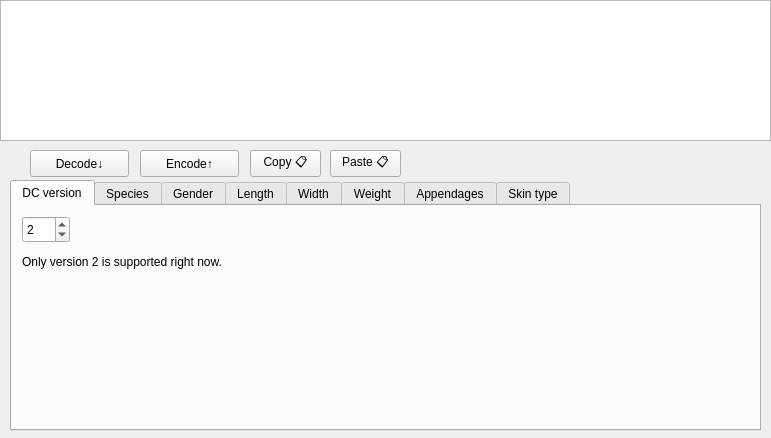
<?xml version="1.0" encoding="UTF-8"?>
<ui version="4.0">
 <class>MainWindow</class>
 <widget class="QMainWindow" name="MainWindow">
  <property name="geometry">
   <rect>
    <x>0</x>
    <y>0</y>
    <width>771</width>
    <height>438</height>
   </rect>
  </property>
  <property name="windowTitle">
   <string>PyDC Dragon Code Translator</string>
  </property>
  <property name="toolButtonStyle">
   <enum>Qt::ToolButtonFollowStyle</enum>
  </property>
  <property name="unifiedTitleAndToolBarOnMac">
   <bool>true</bool>
  </property>
  <widget class="QWidget" name="centralWidget">
   <widget class="QPlainTextEdit" name="DCTextBox">
    <property name="geometry">
     <rect>
      <x>0</x>
      <y>0</y>
      <width>771</width>
      <height>141</height>
     </rect>
    </property>
    <property name="sizePolicy">
     <sizepolicy hsizetype="Maximum" vsizetype="Expanding">
      <horstretch>0</horstretch>
      <verstretch>0</verstretch>
     </sizepolicy>
    </property>
    <property name="minimumSize">
     <size>
      <width>100</width>
      <height>100</height>
     </size>
    </property>
    <property name="toolTip">
     <string>&lt;html&gt;&lt;head/&gt;&lt;body&gt;&lt;p&gt;Dragon Code goes here&lt;/p&gt;&lt;/body&gt;&lt;/html&gt;</string>
    </property>
    <property name="plainText">
     <string/>
    </property>
    <property name="placeholderText">
     <string>Paste Dragon Code here</string>
    </property>
   </widget>
   <widget class="QPushButton" name="decodeButton">
    <property name="geometry">
     <rect>
      <x>30</x>
      <y>150</y>
      <width>99</width>
      <height>27</height>
     </rect>
    </property>
    <property name="sizePolicy">
     <sizepolicy hsizetype="MinimumExpanding" vsizetype="Fixed">
      <horstretch>0</horstretch>
      <verstretch>0</verstretch>
     </sizepolicy>
    </property>
    <property name="text">
     <string>Decode↓</string>
    </property>
   </widget>
   <widget class="QPushButton" name="encodeButton">
    <property name="geometry">
     <rect>
      <x>140</x>
      <y>150</y>
      <width>99</width>
      <height>27</height>
     </rect>
    </property>
    <property name="sizePolicy">
     <sizepolicy hsizetype="MinimumExpanding" vsizetype="Fixed">
      <horstretch>0</horstretch>
      <verstretch>0</verstretch>
     </sizepolicy>
    </property>
    <property name="text">
     <string>Encode↑</string>
    </property>
   </widget>
   <widget class="QPushButton" name="copyButton">
    <property name="geometry">
     <rect>
      <x>250</x>
      <y>150</y>
      <width>71</width>
      <height>27</height>
     </rect>
    </property>
    <property name="text">
     <string>Copy 📋</string>
    </property>
   </widget>
   <widget class="QPushButton" name="pasteButton">
    <property name="geometry">
     <rect>
      <x>330</x>
      <y>150</y>
      <width>71</width>
      <height>27</height>
     </rect>
    </property>
    <property name="text">
     <string>Paste 📋</string>
    </property>
   </widget>
   <widget class="QTabWidget" name="tabWidget">
    <property name="geometry">
     <rect>
      <x>10</x>
      <y>180</y>
      <width>751</width>
      <height>251</height>
     </rect>
    </property>
    <property name="currentIndex">
     <number>0</number>
    </property>
    <property name="movable">
     <bool>true</bool>
    </property>
    <widget class="QWidget" name="tabVersion">
     <attribute name="title">
      <string>DC version</string>
     </attribute>
     <widget class="QSpinBox" name="DCVersion">
      <property name="geometry">
       <rect>
        <x>10</x>
        <y>10</y>
        <width>48</width>
        <height>27</height>
       </rect>
      </property>
      <property name="wrapping">
       <bool>true</bool>
      </property>
      <property name="buttonSymbols">
       <enum>QAbstractSpinBox::UpDownArrows</enum>
      </property>
      <property name="correctionMode">
       <enum>QAbstractSpinBox::CorrectToNearestValue</enum>
      </property>
      <property name="minimum">
       <number>2</number>
      </property>
      <property name="maximum">
       <number>2</number>
      </property>
      <property name="value">
       <number>2</number>
      </property>
     </widget>
     <widget class="QLabel" name="label">
      <property name="geometry">
       <rect>
        <x>10</x>
        <y>40</y>
        <width>311</width>
        <height>31</height>
       </rect>
      </property>
      <property name="text">
       <string>Only version 2 is supported right now.</string>
      </property>
     </widget>
    </widget>
    <widget class="QWidget" name="tabSpecies">
     <attribute name="title">
      <string>Species</string>
     </attribute>
     <widget class="QWidget" name="horizontalLayoutWidget">
      <property name="geometry">
       <rect>
        <x>0</x>
        <y>0</y>
        <width>751</width>
        <height>211</height>
       </rect>
      </property>
      <layout class="QHBoxLayout" name="horizontalLayout">
       <property name="sizeConstraint">
        <enum>QLayout::SetMinimumSize</enum>
       </property>
       <item>
        <widget class="QComboBox" name="species">
         <property name="toolTip">
          <string>Species</string>
         </property>
         <property name="statusTip">
          <string/>
         </property>
         <property name="editable">
          <bool>false</bool>
         </property>
         <property name="sizeAdjustPolicy">
          <enum>QComboBox::AdjustToMinimumContentsLength</enum>
         </property>
        </widget>
       </item>
       <item>
        <widget class="QComboBox" name="subSpecies">
         <property name="enabled">
          <bool>false</bool>
         </property>
         <property name="toolTip">
          <string>Subspecies</string>
         </property>
         <property name="editable">
          <bool>false</bool>
         </property>
         <property name="sizeAdjustPolicy">
          <enum>QComboBox::AdjustToMinimumContentsLength</enum>
         </property>
        </widget>
       </item>
       <item>
        <widget class="QComboBox" name="subSubSpecies">
         <property name="enabled">
          <bool>false</bool>
         </property>
         <property name="toolTip">
          <string>SubSubSpecies</string>
         </property>
         <property name="editable">
          <bool>false</bool>
         </property>
         <property name="sizeAdjustPolicy">
          <enum>QComboBox::AdjustToMinimumContentsLength</enum>
         </property>
        </widget>
       </item>
       <item>
        <widget class="QComboBox" name="subSubSubSpecies">
         <property name="enabled">
          <bool>false</bool>
         </property>
         <property name="toolTip">
          <string>SubSubSubSpecies</string>
         </property>
         <property name="editable">
          <bool>false</bool>
         </property>
         <property name="sizeAdjustPolicy">
          <enum>QComboBox::AdjustToMinimumContentsLength</enum>
         </property>
        </widget>
       </item>
      </layout>
     </widget>
    </widget>
    <widget class="QWidget" name="tabGender">
     <attribute name="title">
      <string>Gender</string>
     </attribute>
     <widget class="QComboBox" name="gender">
      <property name="geometry">
       <rect>
        <x>0</x>
        <y>0</y>
        <width>741</width>
        <height>27</height>
       </rect>
      </property>
      <property name="toolTip">
       <string>Gender</string>
      </property>
     </widget>
    </widget>
    <widget class="QWidget" name="tabLength">
     <attribute name="title">
      <string>Length</string>
     </attribute>
     <widget class="QGroupBox" name="lengthModBox">
      <property name="enabled">
       <bool>false</bool>
      </property>
      <property name="geometry">
       <rect>
        <x>390</x>
        <y>10</y>
        <width>351</width>
        <height>141</height>
       </rect>
      </property>
      <property name="title">
       <string>Length Modifiers</string>
      </property>
      <property name="checkable">
       <bool>true</bool>
      </property>
      <property name="checked">
       <bool>false</bool>
      </property>
      <widget class="QGroupBox" name="lengthModArms">
       <property name="geometry">
        <rect>
         <x>10</x>
         <y>30</y>
         <width>121</width>
         <height>31</height>
        </rect>
       </property>
       <property name="title">
        <string>Arms</string>
       </property>
       <property name="checkable">
        <bool>true</bool>
       </property>
       <property name="checked">
        <bool>false</bool>
       </property>
       <widget class="QSpinBox" name="armLength">
        <property name="geometry">
         <rect>
          <x>70</x>
          <y>0</y>
          <width>48</width>
          <height>27</height>
         </rect>
        </property>
       </widget>
      </widget>
      <widget class="QGroupBox" name="lengthModLegs">
       <property name="geometry">
        <rect>
         <x>10</x>
         <y>60</y>
         <width>121</width>
         <height>31</height>
        </rect>
       </property>
       <property name="title">
        <string>Legs</string>
       </property>
       <property name="checkable">
        <bool>true</bool>
       </property>
       <property name="checked">
        <bool>false</bool>
       </property>
       <widget class="QSpinBox" name="legLength">
        <property name="geometry">
         <rect>
          <x>70</x>
          <y>0</y>
          <width>48</width>
          <height>27</height>
         </rect>
        </property>
       </widget>
      </widget>
      <widget class="QGroupBox" name="lengthModNeckAndHead">
       <property name="geometry">
        <rect>
         <x>10</x>
         <y>90</y>
         <width>181</width>
         <height>31</height>
        </rect>
       </property>
       <property name="title">
        <string>Neck &amp;&amp; Head</string>
       </property>
       <property name="checkable">
        <bool>true</bool>
       </property>
       <property name="checked">
        <bool>false</bool>
       </property>
       <widget class="QSpinBox" name="neckAndHeadLength">
        <property name="geometry">
         <rect>
          <x>130</x>
          <y>0</y>
          <width>48</width>
          <height>27</height>
         </rect>
        </property>
       </widget>
      </widget>
      <widget class="QGroupBox" name="lengthModTail">
       <property name="geometry">
        <rect>
         <x>200</x>
         <y>30</y>
         <width>101</width>
         <height>31</height>
        </rect>
       </property>
       <property name="title">
        <string>Tail</string>
       </property>
       <property name="checkable">
        <bool>true</bool>
       </property>
       <property name="checked">
        <bool>false</bool>
       </property>
       <widget class="QSpinBox" name="tailLength">
        <property name="geometry">
         <rect>
          <x>50</x>
          <y>0</y>
          <width>48</width>
          <height>27</height>
         </rect>
        </property>
       </widget>
      </widget>
      <widget class="QGroupBox" name="lengthModWings">
       <property name="geometry">
        <rect>
         <x>200</x>
         <y>60</y>
         <width>121</width>
         <height>61</height>
        </rect>
       </property>
       <property name="title">
        <string>Wingspan</string>
       </property>
       <property name="checkable">
        <bool>true</bool>
       </property>
       <property name="checked">
        <bool>false</bool>
       </property>
       <widget class="QSpinBox" name="wingLength">
        <property name="geometry">
         <rect>
          <x>50</x>
          <y>30</y>
          <width>48</width>
          <height>27</height>
         </rect>
        </property>
       </widget>
      </widget>
     </widget>
     <widget class="QRadioButton" name="lengthRadioUnspecified">
      <property name="geometry">
       <rect>
        <x>10</x>
        <y>60</y>
        <width>117</width>
        <height>22</height>
       </rect>
      </property>
      <property name="text">
       <string>Unspecified</string>
      </property>
      <property name="checked">
       <bool>true</bool>
      </property>
     </widget>
     <widget class="QRadioButton" name="lengthRadioOOM">
      <property name="geometry">
       <rect>
        <x>10</x>
        <y>20</y>
        <width>171</width>
        <height>22</height>
       </rect>
      </property>
      <property name="text">
       <string>Order of Magnitude</string>
      </property>
     </widget>
     <widget class="QRadioButton" name="lengthRadioExact">
      <property name="geometry">
       <rect>
        <x>10</x>
        <y>40</y>
        <width>131</width>
        <height>22</height>
       </rect>
      </property>
      <property name="text">
       <string>Exact Measure</string>
      </property>
     </widget>
     <widget class="QSpinBox" name="length">
      <property name="geometry">
       <rect>
        <x>180</x>
        <y>40</y>
        <width>91</width>
        <height>27</height>
       </rect>
      </property>
      <property name="toolTip">
       <string>Length (Exact Measure)</string>
      </property>
      <property name="correctionMode">
       <enum>QAbstractSpinBox::CorrectToNearestValue</enum>
      </property>
     </widget>
     <widget class="QComboBox" name="lengthMagnitude">
      <property name="geometry">
       <rect>
        <x>180</x>
        <y>10</y>
        <width>131</width>
        <height>27</height>
       </rect>
      </property>
      <property name="toolTip">
       <string>Length (Order of Magnitude)</string>
      </property>
     </widget>
     <widget class="QComboBox" name="lengthUnits">
      <property name="geometry">
       <rect>
        <x>280</x>
        <y>40</y>
        <width>85</width>
        <height>27</height>
       </rect>
      </property>
      <property name="toolTip">
       <string>Length Units</string>
      </property>
     </widget>
    </widget>
    <widget class="QWidget" name="tabWidth">
     <attribute name="title">
      <string>Width</string>
     </attribute>
     <widget class="QComboBox" name="width">
      <property name="geometry">
       <rect>
        <x>0</x>
        <y>0</y>
        <width>741</width>
        <height>31</height>
       </rect>
      </property>
     </widget>
    </widget>
    <widget class="QWidget" name="tabWeight">
     <attribute name="title">
      <string>Weight</string>
     </attribute>
     <widget class="QComboBox" name="weightUnits">
      <property name="geometry">
       <rect>
        <x>280</x>
        <y>40</y>
        <width>461</width>
        <height>27</height>
       </rect>
      </property>
      <property name="toolTip">
       <string>Weight Units</string>
      </property>
     </widget>
     <widget class="QSpinBox" name="weight">
      <property name="geometry">
       <rect>
        <x>180</x>
        <y>40</y>
        <width>91</width>
        <height>27</height>
       </rect>
      </property>
      <property name="toolTip">
       <string>Weight (Exact Measure)</string>
      </property>
      <property name="correctionMode">
       <enum>QAbstractSpinBox::CorrectToNearestValue</enum>
      </property>
     </widget>
     <widget class="QRadioButton" name="weightRadioOOM">
      <property name="geometry">
       <rect>
        <x>10</x>
        <y>20</y>
        <width>171</width>
        <height>22</height>
       </rect>
      </property>
      <property name="text">
       <string>Order of Magnitude</string>
      </property>
     </widget>
     <widget class="QComboBox" name="weightMagnitude">
      <property name="geometry">
       <rect>
        <x>180</x>
        <y>10</y>
        <width>561</width>
        <height>27</height>
       </rect>
      </property>
      <property name="toolTip">
       <string>Weight (Order of Magnitude)</string>
      </property>
     </widget>
     <widget class="QRadioButton" name="weightRadioExact">
      <property name="geometry">
       <rect>
        <x>10</x>
        <y>40</y>
        <width>131</width>
        <height>22</height>
       </rect>
      </property>
      <property name="text">
       <string>Exact Measure</string>
      </property>
     </widget>
     <widget class="QRadioButton" name="weightRadioUnspecified">
      <property name="geometry">
       <rect>
        <x>10</x>
        <y>60</y>
        <width>117</width>
        <height>22</height>
       </rect>
      </property>
      <property name="text">
       <string>Unspecified</string>
      </property>
      <property name="checked">
       <bool>true</bool>
      </property>
     </widget>
    </widget>
    <widget class="QWidget" name="tabAppendages">
     <attribute name="title">
      <string>Appendages</string>
     </attribute>
     <widget class="QPushButton" name="addAppendage">
      <property name="geometry">
       <rect>
        <x>400</x>
        <y>10</y>
        <width>331</width>
        <height>27</height>
       </rect>
      </property>
      <property name="text">
       <string>Add new appendage 🆕</string>
      </property>
     </widget>
     <widget class="QPushButton" name="deleteAppendage">
      <property name="geometry">
       <rect>
        <x>0</x>
        <y>10</y>
        <width>391</width>
        <height>27</height>
       </rect>
      </property>
      <property name="text">
       <string>Delete selected appendage(s) ␡</string>
      </property>
     </widget>
     <widget class="QCheckBox" name="manyAppendage">
      <property name="geometry">
       <rect>
        <x>400</x>
        <y>140</y>
        <width>181</width>
        <height>22</height>
       </rect>
      </property>
      <property name="text">
       <string>!|I have many of these</string>
      </property>
     </widget>
     <widget class="QComboBox" name="appendageTypes">
      <property name="geometry">
       <rect>
        <x>400</x>
        <y>40</y>
        <width>331</width>
        <height>31</height>
       </rect>
      </property>
     </widget>
     <widget class="QCheckBox" name="variableAppendage">
      <property name="geometry">
       <rect>
        <x>400</x>
        <y>180</y>
        <width>101</width>
        <height>22</height>
       </rect>
      </property>
      <property name="text">
       <string>~|Variable</string>
      </property>
     </widget>
     <widget class="QCheckBox" name="webbedAppendage">
      <property name="geometry">
       <rect>
        <x>400</x>
        <y>80</y>
        <width>331</width>
        <height>22</height>
       </rect>
      </property>
      <property name="text">
       <string>^|Appendage ends in a webbed hand or foot</string>
      </property>
     </widget>
     <widget class="QCheckBox" name="oneMoreAppendage">
      <property name="geometry">
       <rect>
        <x>400</x>
        <y>100</y>
        <width>191</width>
        <height>22</height>
       </rect>
      </property>
      <property name="text">
       <string>+|One more than normal</string>
      </property>
     </widget>
     <widget class="QCheckBox" name="oneLessAppendage">
      <property name="geometry">
       <rect>
        <x>400</x>
        <y>120</y>
        <width>181</width>
        <height>22</height>
       </rect>
      </property>
      <property name="text">
       <string>-|One less than normal</string>
      </property>
     </widget>
     <widget class="QCheckBox" name="thisManyAppendage">
      <property name="geometry">
       <rect>
        <x>400</x>
        <y>160</y>
        <width>201</width>
        <height>22</height>
       </rect>
      </property>
      <property name="text">
       <string>I have this many of these:</string>
      </property>
     </widget>
     <widget class="QListWidget" name="appendageList">
      <property name="geometry">
       <rect>
        <x>0</x>
        <y>40</y>
        <width>391</width>
        <height>171</height>
       </rect>
      </property>
      <property name="editTriggers">
       <set>QAbstractItemView::NoEditTriggers</set>
      </property>
      <property name="alternatingRowColors">
       <bool>true</bool>
      </property>
      <property name="selectionMode">
       <enum>QAbstractItemView::MultiSelection</enum>
      </property>
      <property name="resizeMode">
       <enum>QListView::Adjust</enum>
      </property>
      <property name="uniformItemSizes">
       <bool>true</bool>
      </property>
     </widget>
     <widget class="QSpinBox" name="appendageNumber">
      <property name="geometry">
       <rect>
        <x>600</x>
        <y>160</y>
        <width>48</width>
        <height>27</height>
       </rect>
      </property>
     </widget>
    </widget>
    <widget class="QWidget" name="tabSkinType">
     <attribute name="title">
      <string>Skin type</string>
     </attribute>
     <widget class="QLabel" name="label_2">
      <property name="geometry">
       <rect>
        <x>10</x>
        <y>10</y>
        <width>111</width>
        <height>17</height>
       </rect>
      </property>
      <property name="text">
       <string>Main skin type:</string>
      </property>
     </widget>
     <widget class="QComboBox" name="skin">
      <property name="geometry">
       <rect>
        <x>120</x>
        <y>0</y>
        <width>621</width>
        <height>31</height>
       </rect>
      </property>
     </widget>
     <widget class="QGroupBox" name="groupBox">
      <property name="geometry">
       <rect>
        <x>9</x>
        <y>39</y>
        <width>731</width>
        <height>171</height>
       </rect>
      </property>
      <property name="title">
       <string>Body parts with different skin types:</string>
      </property>
      <widget class="QCheckBox" name="armsHaveDifferentSkin">
       <property name="geometry">
        <rect>
         <x>10</x>
         <y>20</y>
         <width>61</width>
         <height>22</height>
        </rect>
       </property>
       <property name="text">
        <string>Arms</string>
       </property>
      </widget>
      <widget class="QCheckBox" name="bellyHasDifferentSkin">
       <property name="geometry">
        <rect>
         <x>10</x>
         <y>60</y>
         <width>61</width>
         <height>22</height>
        </rect>
       </property>
       <property name="text">
        <string>Belly</string>
       </property>
      </widget>
      <widget class="QCheckBox" name="headHasDifferentSkin">
       <property name="geometry">
        <rect>
         <x>10</x>
         <y>100</y>
         <width>61</width>
         <height>22</height>
        </rect>
       </property>
       <property name="text">
        <string>Head</string>
       </property>
      </widget>
      <widget class="QCheckBox" name="legsHaveDifferentSkin">
       <property name="geometry">
        <rect>
         <x>360</x>
         <y>20</y>
         <width>61</width>
         <height>22</height>
        </rect>
       </property>
       <property name="text">
        <string>Legs</string>
       </property>
      </widget>
      <widget class="QCheckBox" name="neckHasDifferentSkin">
       <property name="geometry">
        <rect>
         <x>360</x>
         <y>60</y>
         <width>61</width>
         <height>22</height>
        </rect>
       </property>
       <property name="text">
        <string>Neck</string>
       </property>
      </widget>
      <widget class="QCheckBox" name="tailHasDifferentSkin">
       <property name="geometry">
        <rect>
         <x>360</x>
         <y>100</y>
         <width>51</width>
         <height>22</height>
        </rect>
       </property>
       <property name="text">
        <string>Tail</string>
       </property>
      </widget>
      <widget class="QCheckBox" name="wingsHaveDifferentSkin">
       <property name="geometry">
        <rect>
         <x>360</x>
         <y>140</y>
         <width>71</width>
         <height>22</height>
        </rect>
       </property>
       <property name="text">
        <string>Wings</string>
       </property>
      </widget>
      <widget class="QComboBox" name="armSkin">
       <property name="enabled">
        <bool>false</bool>
       </property>
       <property name="geometry">
        <rect>
         <x>80</x>
         <y>20</y>
         <width>251</width>
         <height>27</height>
        </rect>
       </property>
      </widget>
      <widget class="QComboBox" name="bellySkin">
       <property name="enabled">
        <bool>false</bool>
       </property>
       <property name="geometry">
        <rect>
         <x>80</x>
         <y>60</y>
         <width>251</width>
         <height>27</height>
        </rect>
       </property>
      </widget>
      <widget class="QComboBox" name="headSkin">
       <property name="enabled">
        <bool>false</bool>
       </property>
       <property name="geometry">
        <rect>
         <x>80</x>
         <y>100</y>
         <width>251</width>
         <height>27</height>
        </rect>
       </property>
      </widget>
      <widget class="QComboBox" name="legSkin">
       <property name="enabled">
        <bool>false</bool>
       </property>
       <property name="geometry">
        <rect>
         <x>430</x>
         <y>20</y>
         <width>301</width>
         <height>27</height>
        </rect>
       </property>
      </widget>
      <widget class="QComboBox" name="neckSkin">
       <property name="enabled">
        <bool>false</bool>
       </property>
       <property name="geometry">
        <rect>
         <x>430</x>
         <y>60</y>
         <width>301</width>
         <height>27</height>
        </rect>
       </property>
      </widget>
      <widget class="QComboBox" name="tailSkin">
       <property name="enabled">
        <bool>false</bool>
       </property>
       <property name="geometry">
        <rect>
         <x>430</x>
         <y>100</y>
         <width>301</width>
         <height>27</height>
        </rect>
       </property>
      </widget>
      <widget class="QComboBox" name="wingSkin">
       <property name="enabled">
        <bool>false</bool>
       </property>
       <property name="geometry">
        <rect>
         <x>430</x>
         <y>140</y>
         <width>301</width>
         <height>27</height>
        </rect>
       </property>
      </widget>
     </widget>
    </widget>
   </widget>
  </widget>
 </widget>
 <layoutdefault spacing="6" margin="11"/>
 <resources/>
 <connections/>
</ui>
